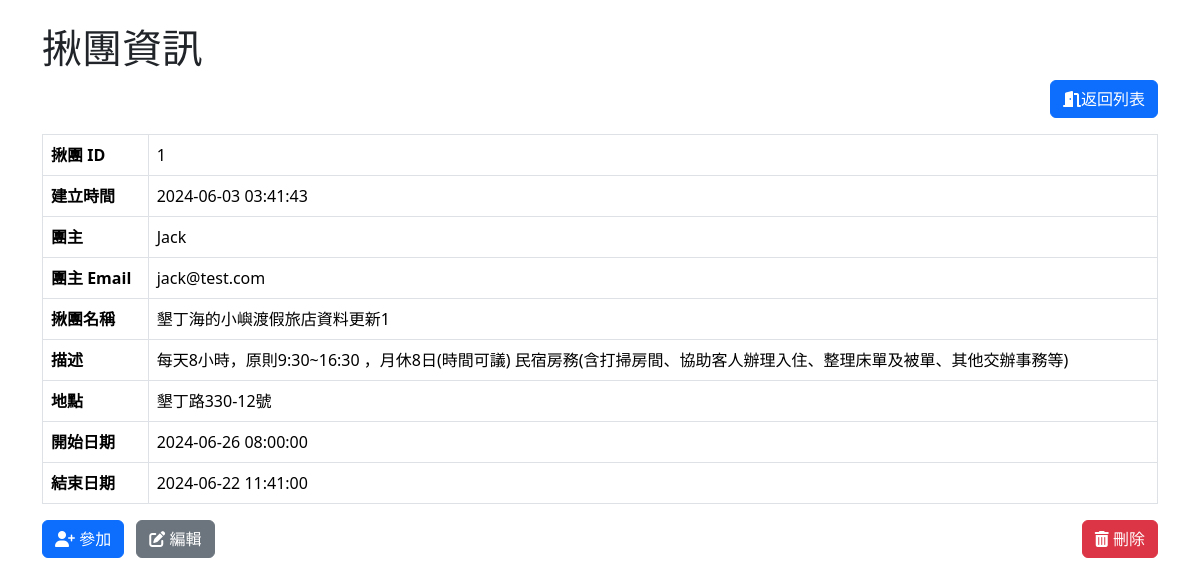
The app's page /group_camping/activity_information.php?id=1 with its own data.
### tables this page shows
CREATE TABLE `activities` (
  `activity_id` int(6) UNSIGNED NOT NULL,
  `activity_name` varchar(50) NOT NULL,
  `description` text NOT NULL,
  `location` varchar(100) NOT NULL,
  `start_date` datetime NOT NULL,
  `end_date` datetime NOT NULL,
  `organizer_email` varchar(30) NOT NULL,
  `created_at` timestamp NOT NULL DEFAULT current_timestamp(),
  `valid` int(1) UNSIGNED NOT NULL DEFAULT 1
);

CREATE TABLE `users` (
  `id` int(6) NOT NULL,
  `username` varchar(20) NOT NULL,
  `email` varchar(30) NOT NULL,
  `password` varchar(30) NOT NULL,
  `vip_rank` int(3) NOT NULL DEFAULT 0,
  `valid` int(1) NOT NULL DEFAULT 1
);

### group_camping/activity_information.php (the view, shortened to what this page needs)
<?php
require_once("../db_connect.php");
$activity_id = $_GET['id'];
$sql = "SELECT a.*, u.username, u.email
        FROM activities a
        JOIN users u ON a.organizer_email = u.email
        WHERE a.activity_id=$activity_id";
$result = $conn->query($sql);
if ($result->num_rows == 1) {
    $row = $result->fetch_assoc();
} else {
    echo "找不到活動";
    exit;
}
?>
<!DOCTYPE html>
<html lang="en">
<head>
    <?php include("../css.php") ?>
</head>
<body>
    <div class="container">
        <h1 class="mt-4">揪團資訊</h1>
        <div class="d-flex justify-content-between mb-3">
            <a href="activities_list.php" class="btn btn-primary">
                <i class="fa-solid fa-door-open"></i>返回列表
            </a>
        </div>
        <table class='table table-bordered'>
            <tbody>
                <tr>
                    <th class="text-nowrap">揪團 ID</th>
                    <td><?php echo $row['activity_id']; ?></td>
                </tr>
                <tr>
                    <th class="text-nowrap">建立時間</th>
                    <td><?php echo $row['created_at']; ?></td>
                </tr>
                <tr>
                    <th class="text-nowrap">團主</th>
                    <td><?php echo $row['username']; ?></td>
                </tr>
                <tr>
                    <th class="text-nowrap">團主 Email</th>
                    <td><?php echo $row['email']; ?></td>
                </tr>
                <tr>
                    <th class="text-nowrap">揪團名稱</th>
                    <td><?php echo $row['activity_name']; ?></td>
                </tr>
                <tr>
                    <th>描述</th>
                    <td><?php echo $row['description']; ?></td>
                </tr>
                <tr>
                    <th>地點</th>
                    <td><?php echo $row['location']; ?></td>
                </tr>
                <tr>
                    <th>開始日期</th>
                    <td><?php echo $row['start_date']; ?></td>
                </tr>
                <tr>
                    <th>結束日期</th>
                    <td><?php echo $row['end_date']; ?></td>
                </tr>
            </tbody>
        </table>
        <div class="d-flex justify-content-between">
            <div>
                <a href="join_activity.php?id=<?php echo $row['activity_id']; ?>" class="btn btn-primary">
                    <i class="fa-solid fa-user-plus"></i> 參加
                </a>
                <a href="edit_activity.php?id=<?php echo $row['activity_id'] ?>" class="btn btn-secondary ms-2">
                    <i class="fa-solid fa-pen-to-square"></i> 編輯
                </a>
            </div>
            <div>
                <button class="btn btn-danger" title="刪除揪團" data-bs-toggle="modal" data-bs-target="#deleteModal">
                    <i class="fa-solid fa-trash-can"></i> 刪除
                </button>
            </div>
        </div>
    </div>
</body>
</html>

### records on screen
activities: activity_id "1", created_at "2024-06-03 03:41:43", users.username "Jack", users.email "jack@test.com", activity_name "墾丁海的小嶼渡假旅店資料更新1", description "每天8小時，原則9:30~16:30 ，月休8日(時間可議) 民宿房務(含打掃房間、協助客人辦理入住、整理床單及被單、其他交辦事務等)", location "墾丁路330-12號", start_date "2024-06-26 08:00:00", end_date "2024-06-22 11:41:00"
